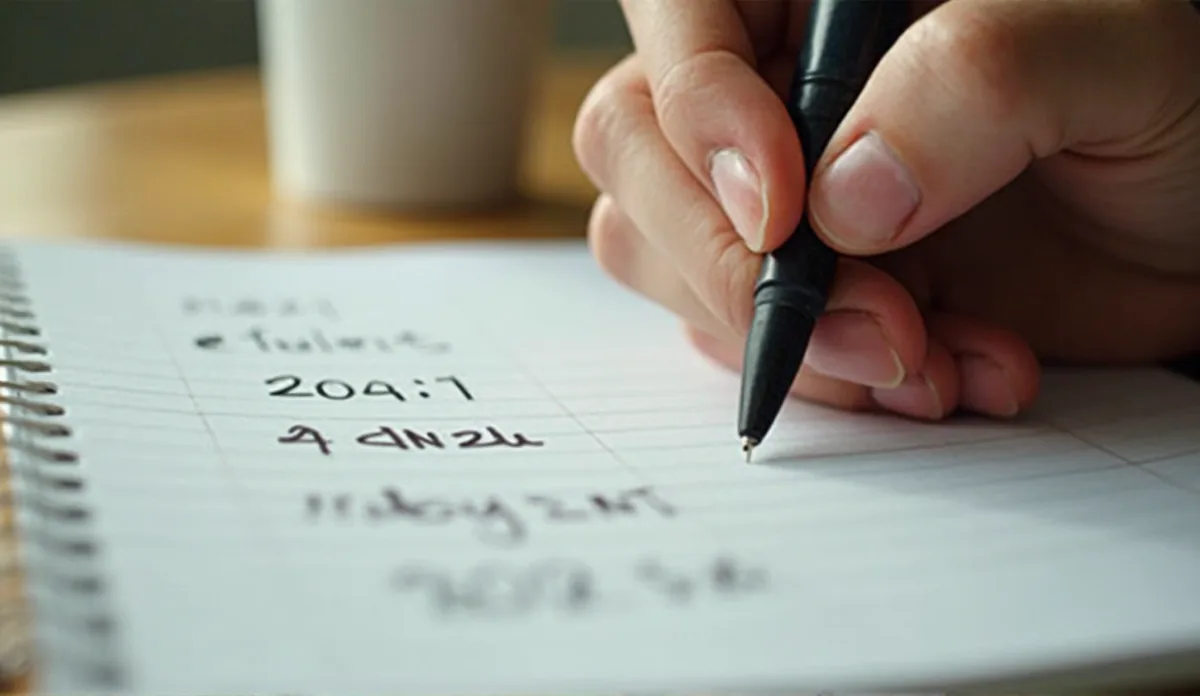
#> input picture images/blog/active-recall-explained-1.webp, 1200 x 696 px
$ python -i make-og-image.py   (imports and definitions only)
#> lines starting #> are read from the running program, lines starting #| are printed output that depends on the picture
#!/usr/bin/env python3
"""Generate a blog post's images: the 1200x630 cover/OG card, and inline photos.

Not part of a build step (there isn't one) — a helper the weekly blog job and
you both call. Output goes to images/blog/ as .png and .webp.

    # Cover from a ComfyUI photo: crop to 1200x630, brand scrim, title on top
    python3 tools/make-og-image.py cover <slug> "<Title>" "<tag>" --bg photo.png

    # Cover with no photo — the original indigo→purple gradient card
    python3 tools/make-og-image.py cover <slug> "<Title>" "<tag>"

    # An inline article photo: images/blog/<slug>-1.png|webp, no text on it
    python3 tools/make-og-image.py inline <slug> 1 photo.png

The cover carries the title because that is what a link preview shows in
Messages, Slack and X — a bare photograph there tells nobody what the post is.
Inline photos stay clean.

Requires Pillow. Fonts are vendored in tools/fonts/ so a container and a laptop
produce the same output.
"""

import argparse
import os
import sys

from PIL import Image, ImageChops, ImageDraw, ImageEnhance, ImageFilter, ImageFont

W, H = 1200, 630
INLINE_W, INLINE_H = 1200, 675
INDIGO = (79, 70, 229)
PURPLE = (124, 58, 237)
GOLD = (251, 191, 36)

HERE = os.path.dirname(os.path.abspath(__file__))
OUT_DIR = os.path.join(HERE, "..", "images", "blog")

FONT_CANDIDATES = [
    os.path.join(HERE, "fonts", "Inter-{w}.ttf"),
    "/Users/robert/Git/home-stories.12f.dk/src/assets/Inter-{w}.ttf",
    "/System/Library/Fonts/Supplemental/Arial {w}.ttf",
    "/Library/Fonts/Arial {w}.ttf",
    "/usr/share/fonts/truetype/dejavu/DejaVuSans{dv}.ttf",
]


# [33 lines left out: functions font, gradient, not called in this run]


def fit(path, width, height):
    """Center-crop a photo to exactly width x height, covering the frame."""
#> called with width = 1200, height = 630
    img = Image.open(path).convert("RGB")
#> img is the input picture: PIL image 1200x696 RGB; mean R, G, B 148.9, 146.4, 135.4
    scale = max(width / img.width, height / img.height)
    img = img.resize((max(width, round(img.width * scale)),
                      max(height, round(img.height * scale))), Image.LANCZOS)
    left = (img.width - width) // 2
    top = (img.height - height) // 2
    return img.crop((left, top, left + width, top + height))
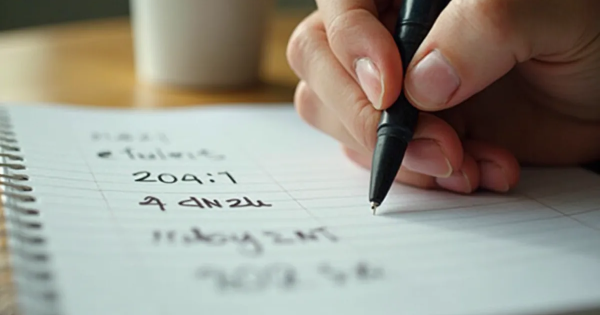
#> returned value: PIL image 1200x630 RGB (shown at 1/2 size); mean R, G, B 151.5, 148.6, 137.6


SCRIM = (13, 11, 32)          # near-black indigo — reads as shadow, not as a colour wash


def photo_base(bg_path):
    """A ComfyUI photo with a scrim under the title, so it still looks like a photo.

    The temptation is to flood the frame with brand colour; that turns every
    cover into the same purple rectangle and throws away the reason for
    generating a photograph at all. So: the top two-thirds stay essentially
    untouched, and a soft shadow ramps up over the bottom where the title sits,
    with a slight extra lean to the left edge for the first words of each line.
    """
    img = ImageEnhance.Color(fit(bg_path, W, H)).enhance(0.95)
#> img: PIL image 1200x630 RGB

    # Vertical ramp: clear until ~30% down, near-opaque at the bottom.
    vertical = Image.new("L", (W, H), 0)
#> vertical: PIL image 1200x630 L; every value is 0
    vd = ImageDraw.Draw(vertical)
    for y in range(H):
        t = max(0.0, (y / H - 0.30) / 0.70)
        vd.line([(0, y), (W, y)], fill=round(238 * (t ** 1.5)))

    # Horizontal ramp: full strength on the left, easing off to the right so the
    # photograph survives on the side the eye reads as "the picture".
    horizontal = Image.new("L", (W, H), 0)
    hd = ImageDraw.Draw(horizontal)
    for x in range(W):
        hd.line([(x, 0), (x, H)], fill=round(255 - 55 * (x / W)))

    mask = ImageChops.multiply(vertical, horizontal).filter(ImageFilter.GaussianBlur(28))
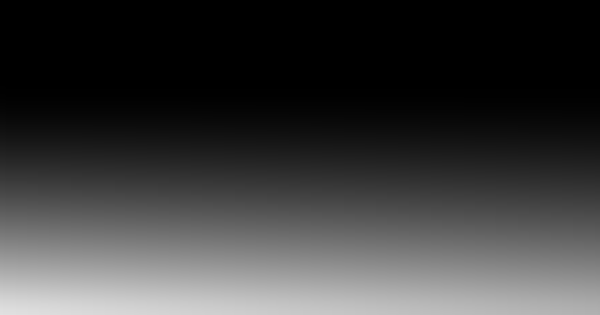
#> mask: PIL image 1200x630 L (shown at 1/2 size); min 0, max 225, mean 59.1
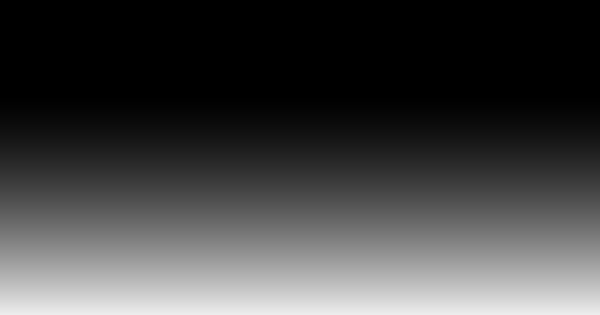
#> vertical: PIL image 1200x630 L (shown at 1/2 size); min 0, max 237, mean 66.4
    return Image.composite(Image.new("RGB", (W, H), SCRIM), img, mask)
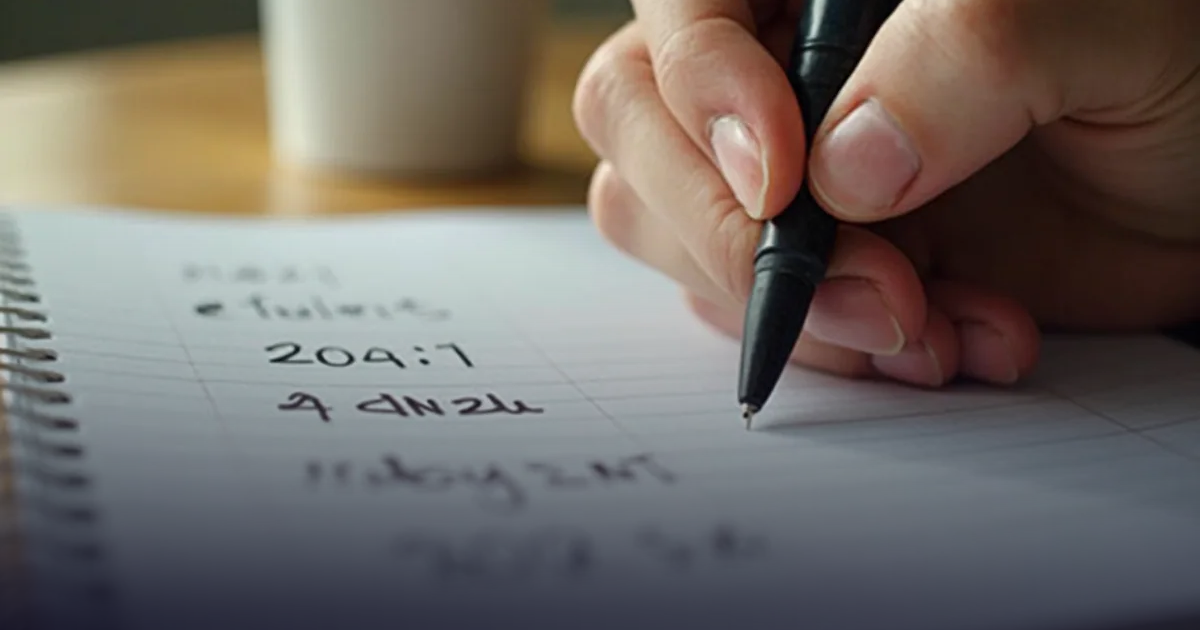
#> returned value: PIL image 1200x630 RGB; mean R, G, B 113.3, 107.2, 102.4


# [55 lines left out: functions wrap, save, make_cover, not called in this run]


def make_inline(slug, number, photo):
    save(fit(photo, INLINE_W, INLINE_H), slug, f"-{number}")


# [25 lines left out: function main, not called in this run]


# [2 lines not run here, left out]

>>> result = photo_base('../images/blog/active-recall-explained-1.webp')

$ run again, on images/blog/best-flashcard-apps-1.webp
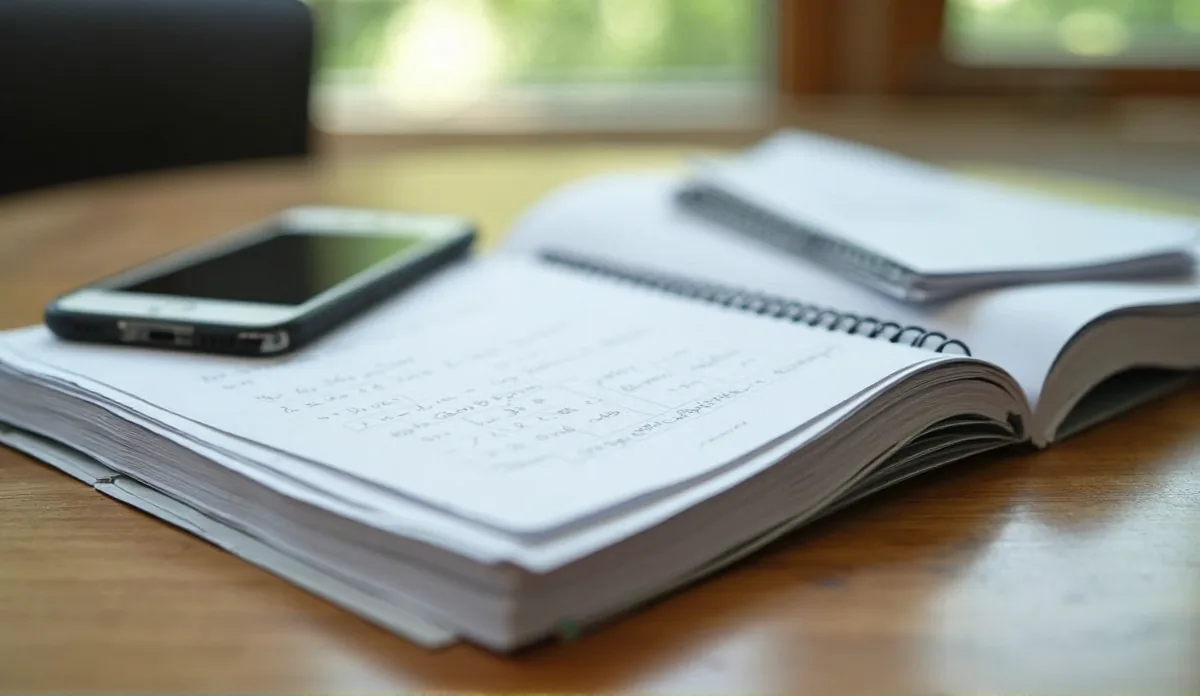
#> input picture images/blog/best-flashcard-apps-1.webp, 1200 x 696 px
#> in fit, img is the input picture: PIL image 1200x696 RGB; mean R, G, B 140.3, 141.6, 131.1
#> in fit, `return img.crop((left, top, left + width, top + height))`:
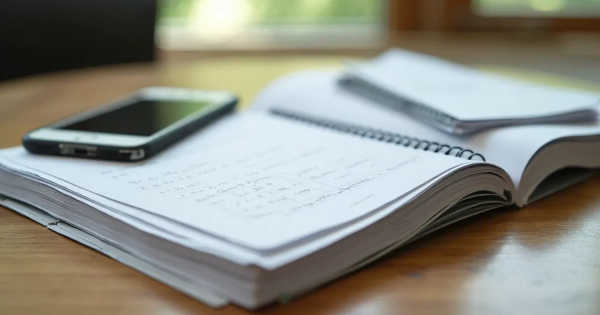
#> returned value: PIL image 1200x630 RGB (shown at 1/2 size); mean R, G, B 140.6, 142.2, 133.6
#> img: PIL image 1200x630 RGB
#> in photo_base, `return Image.composite(Image.new("RGB", (W, H), SCRIM), img, mask)`:
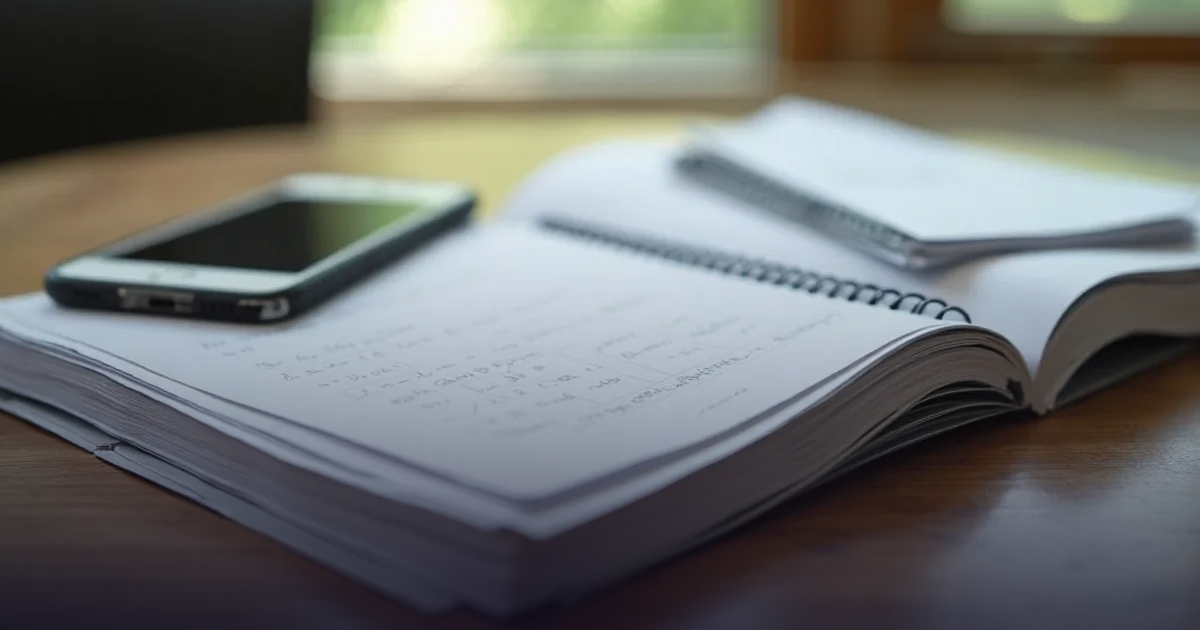
#> returned value: PIL image 1200x630 RGB; mean R, G, B 110.8, 112.9, 111.6

$ run again, on images/blog/best-flashcard-apps-2.webp
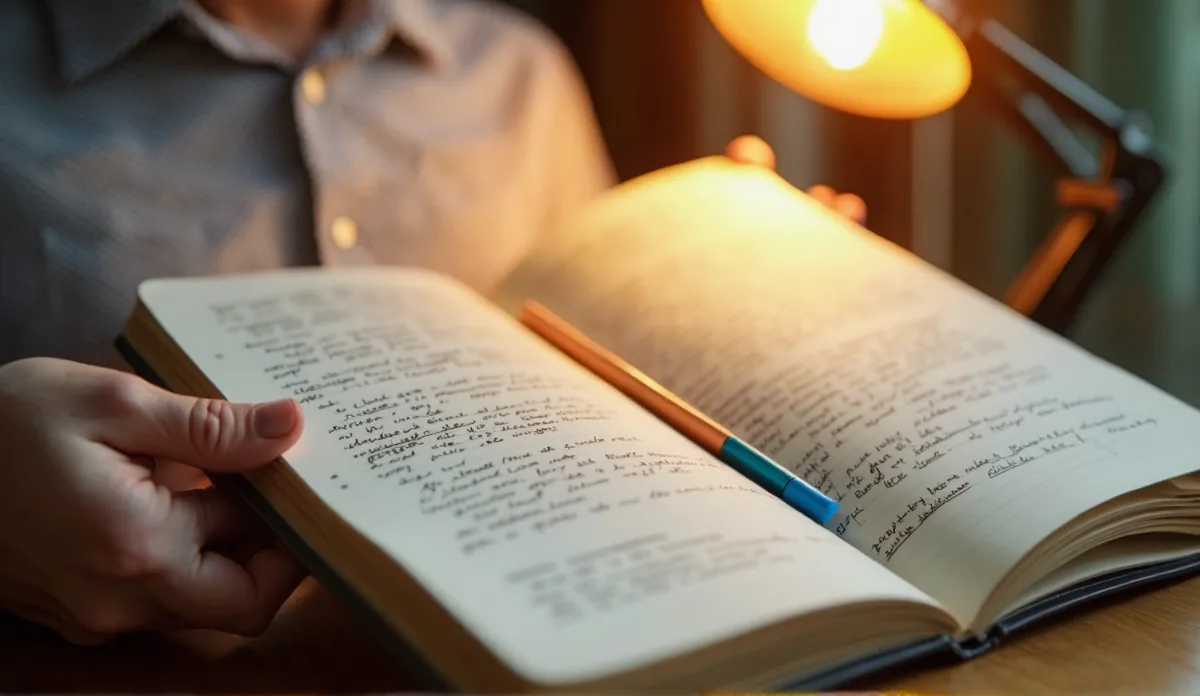
#> input picture images/blog/best-flashcard-apps-2.webp, 1200 x 696 px
#> in fit, img is the input picture: PIL image 1200x696 RGB; mean R, G, B 129.2, 112.8, 92.3
#> in fit, `return img.crop((left, top, left + width, top + height))`:
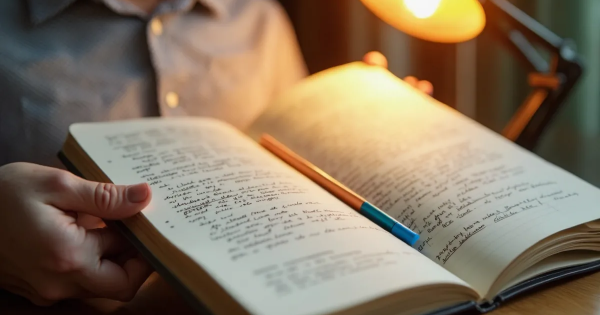
#> returned value: PIL image 1200x630 RGB (shown at 1/2 size); mean R, G, B 133.2, 117, 96.8
#> img: PIL image 1200x630 RGB
#> in photo_base, `return Image.composite(Image.new("RGB", (W, H), SCRIM), img, mask)`:
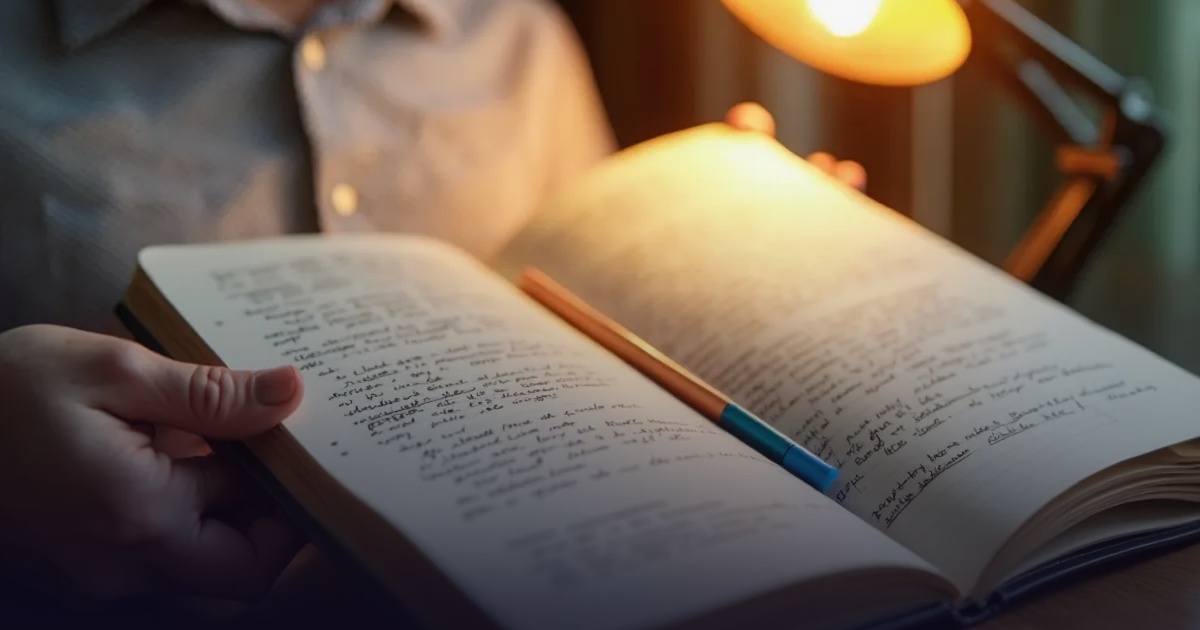
#> returned value: PIL image 1200x630 RGB; mean R, G, B 108, 94.4, 82.8
